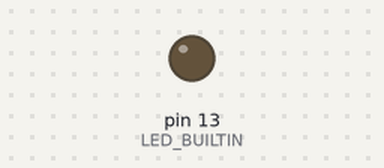
This sketch was run on a simulated Arduino Uno, built with avr-gcc and run on an emulated ATmega328P. Shown: output pins drawn as LEDs (lit = HIGH). What the sketch prints to the serial monitor is not drawn.

Above: at 0.1 s.
At 0.6 s:
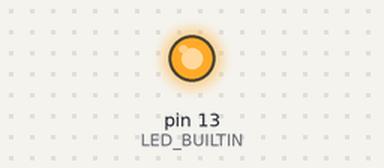
Timing chart, 0 to 12.0 s (numbered marks = the images above):
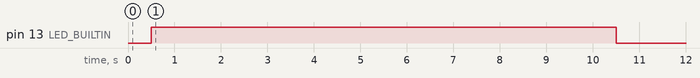

The sketch:

selfguide.ino
```cpp
#include <QTRSensors.h>

QTRSensors qtr;
const uint8_t SensorCount = 6;
uint16_t sensorValues[SensorCount];

#define rightm1
#define rightm2
#define leftm1
#define leftm2
void forward(){

}
void left(){

}
void right(){

}
void setup()
{
    qtr.setTypeAnalog();
    qtr.setSensorPins((const uint8_t[]){A0, A1, A2, A3, A4, A5}, SensorCount);
    qtr.setEmitterPin(2);

/*    pinMode(A0, INPUT);
    pinMode(A1, INPUT);
    pinMode(A2, INPUT);
    pinMode(A3, INPUT);
    pinMode(A4, INPUT);
    pinMode(A5, INPUT);
    pinMode(A6, INPUT); */
    // configure the sensors
  qtr.setTypeAnalog();
  qtr.setSensorPins((const uint8_t[]){A0, A1, A2, A3, A4, A5}, SensorCount);
  qtr.setEmitterPin(2);

  delay(500);
  pinMode(LED_BUILTIN, OUTPUT);
  digitalWrite(LED_BUILTIN, HIGH); // turn on Arduino's LED to indicate we are in calibration mode

  // analogRead() takes about 0.1 ms on an AVR.
  // 0.1 ms per sensor * 4 samples per sensor read (default) * 6 sensors
  // * 10 reads per calibrate() call = ~24 ms per calibrate() call.
  // Call calibrate() 400 times to make calibration take about 10 seconds.
  for (uint16_t i = 0; i < 400; i++)
  {
    qtr.calibrate();
  }
  digitalWrite(LED_BUILTIN, LOW); // turn off Arduino's LED to indicate we are through with calibration

  // print the calibration minimum values measured when emitters were on
  Serial.begin(9600);
  for (uint8_t i = 0; i < SensorCount; i++)
  {
    Serial.print(qtr.calibrationOn.minimum[i]);
    Serial.print(' ');
  }
  Serial.println();

  // print the calibration maximum values measured when emitters were on
  for (uint8_t i = 0; i < SensorCount; i++)
  {
    Serial.print(qtr.calibrationOn.maximum[i]);
    Serial.print(' ');
  }
  Serial.println();
  Serial.println();
  delay(1000);

}

void loop()
{

}
```
